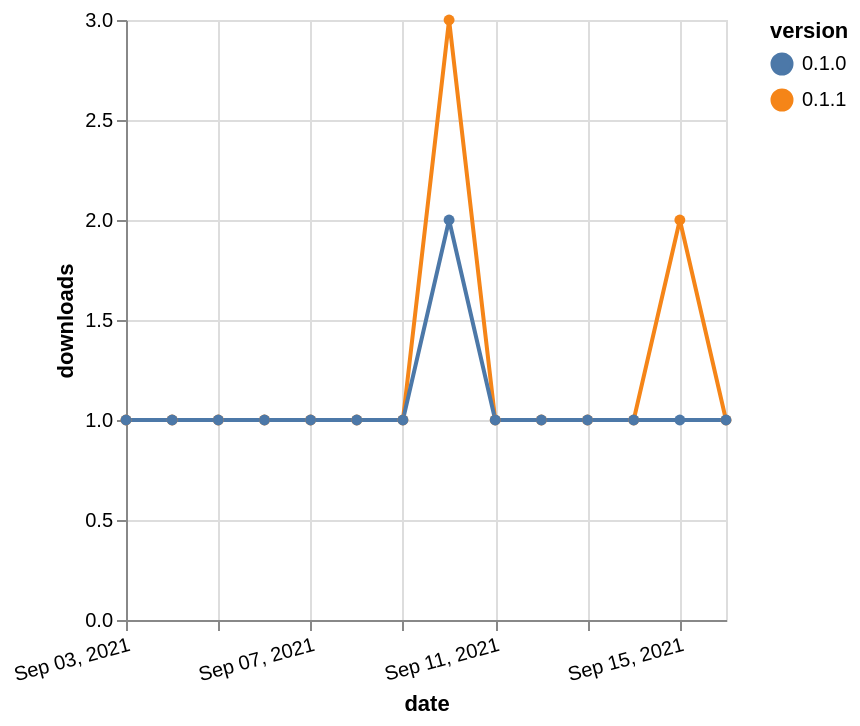

The specification (Vega-Lite) saved for this image:
### Vega-Lite specification from a JSON file in a GitHub repository (floating-point values rounded to 4 significant figures)
{"$schema": "https://vega.github.io/schema/vega-lite/v5.json", "description": "A simple bar chart with embedded data.", "data": {"values": [{"date": "2021-09-03", "total": 186, "delta": 1, "version": "0.1.1"}, {"date": "2021-09-04", "total": 187, "delta": 1, "version": "0.1.1"}, {"date": "2021-09-05", "total": 188, "delta": 1, "version": "0.1.1"}, {"date": "2021-09-06", "total": 189, "delta": 1, "version": "0.1.1"}, {"date": "2021-09-07", "total": 190, "delta": 1, "version": "0.1.1"}, {"date": "2021-09-08", "total": 191, "delta": 1, "version": "0.1.1"}, {"date": "2021-09-09", "total": 192, "delta": 1, "version": "0.1.1"}, {"date": "2021-09-10", "total": 195, "delta": 3, "version": "0.1.1"}, {"date": "2021-09-11", "total": 196, "delta": 1, "version": "0.1.1"}, {"date": "2021-09-12", "total": 197, "delta": 1, "version": "0.1.1"}, {"date": "2021-09-13", "total": 198, "delta": 1, "version": "0.1.1"}, {"date": "2021-09-14", "total": 199, "delta": 1, "version": "0.1.1"}, {"date": "2021-09-15", "total": 201, "delta": 2, "version": "0.1.1"}, {"date": "2021-09-16", "total": 202, "delta": 1, "version": "0.1.1"}, {"date": "2021-09-03", "total": 244, "delta": 1, "version": "0.1.0"}, {"date": "2021-09-04", "total": 245, "delta": 1, "version": "0.1.0"}, {"date": "2021-09-05", "total": 246, "delta": 1, "version": "0.1.0"}, {"date": "2021-09-06", "total": 247, "delta": 1, "version": "0.1.0"}, {"date": "2021-09-07", "total": 248, "delta": 1, "version": "0.1.0"}, {"date": "2021-09-08", "total": 249, "delta": 1, "version": "0.1.0"}, {"date": "2021-09-09", "total": 250, "delta": 1, "version": "0.1.0"}, {"date": "2021-09-10", "total": 252, "delta": 2, "version": "0.1.0"}, {"date": "2021-09-11", "total": 253, "delta": 1, "version": "0.1.0"}, {"date": "2021-09-12", "total": 254, "delta": 1, "version": "0.1.0"}, {"date": "2021-09-13", "total": 255, "delta": 1, "version": "0.1.0"}, {"date": "2021-09-14", "total": 256, "delta": 1, "version": "0.1.0"}, {"date": "2021-09-15", "total": 257, "delta": 1, "version": "0.1.0"}, {"date": "2021-09-16", "total": 258, "delta": 1, "version": "0.1.0"}]}, "width": "container", "mark": {"type": "line", "point": {"filled": true}}, "encoding": {"x": {"field": "date", "type": "temporal", "timeUnit": "yearmonthdate", "title": "date", "axis": {"labelAngle": -15}}, "y": {"field": "delta", "type": "quantitative", "title": "downloads"}, "color": {"field": "version", "type": "nominal"}, "tooltip": {"field": "delta"}}}
